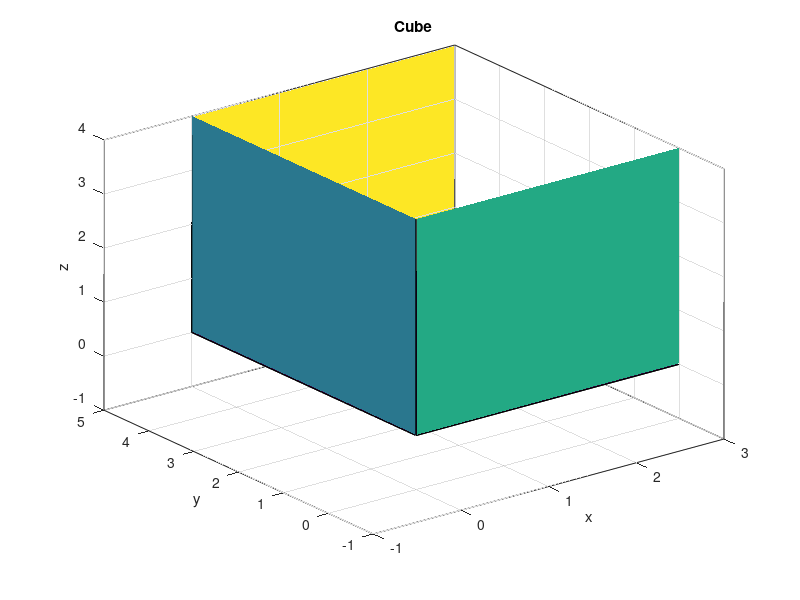

MATLAB code for this plot:
function plot_cube()
    n=input("enter cube size you want\n");
    p1 = [0 n 0];
    p2 = [0 0 0];
    p3 = [n 0 0];
    p4 = [n n 0]; 
    p5 = [0 n n];
    p6 = [0 0 n];
    p7 = [n 0 n];
    p8 = [n n n];

    x = [p1(1) p2(1) p3(1) p4(1)];
    y = [p1(2) p2(2) p3(2) p4(2)];
    z = [p1(3) p2(3) p3(3) p4(3)];
    fill3(x, y, z, 1);
    
    title("Cube");
    xlabel('x'); ylabel('y'); zlabel('z');
    axis([-1 3 -1 5 -1 4])
    grid
    hold on
    
    x = [p5(1) p6(1) p7(1) p8(1)];
    y = [p5(2) p6(2) p7(2) p8(2)];
    z = [p5(3) p6(3) p7(3) p8(3)];
    fill3(x, y, z, 2);
    
    x = [p5(1) p6(1) p2(1) p1(1)];
    y = [p5(2) p6(2) p2(2) p1(2)];
    z = [p5(3) p6(3) p2(3) p1(3)];
    fill3(x, y, z, 3);
    
    x = [p3(1) p7(1) p6(1) p2(1)];
    y = [p3(2) p7(2) p6(2) p2(2)];
    z = [p3(3) p7(3) p6(3) p2(3)];
    fill3(x, y, z, 4);
    
    x = [p3(1) p7(1) p8(1) p4(1)];
    y = [p3(2) p7(2) p8(2) p4(2)];
    z = [p3(3) p7(3) p8(3) p4(3)];
    fill3(x, y, z, 5);
    
    x = [p1(1) p4(1) p8(1) p5(1)];
    y = [p1(2) p4(2) p8(2) p5(2)];
    z = [p1(3) p4(3) p8(3) p5(3)];
    fill3(x, y, z, 6);
    